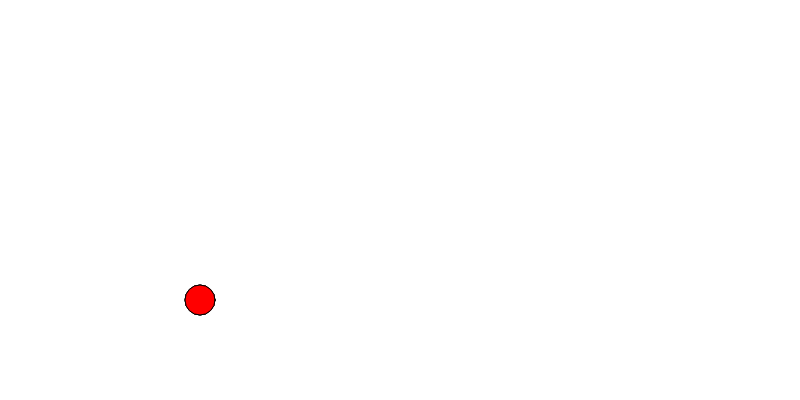
Frame 1 (no input)
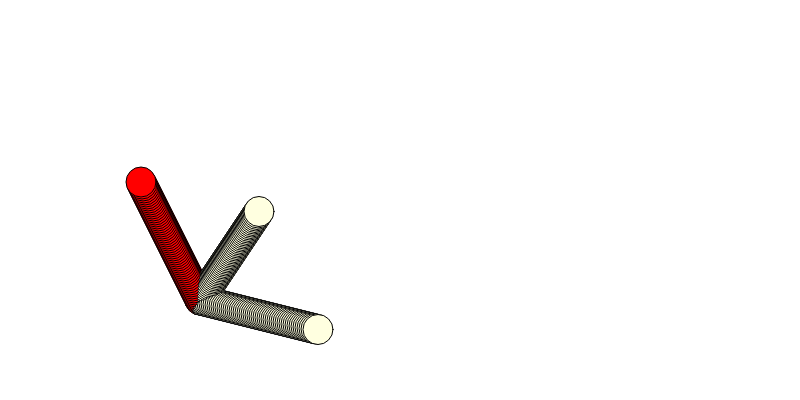
Frame 60 (no input)
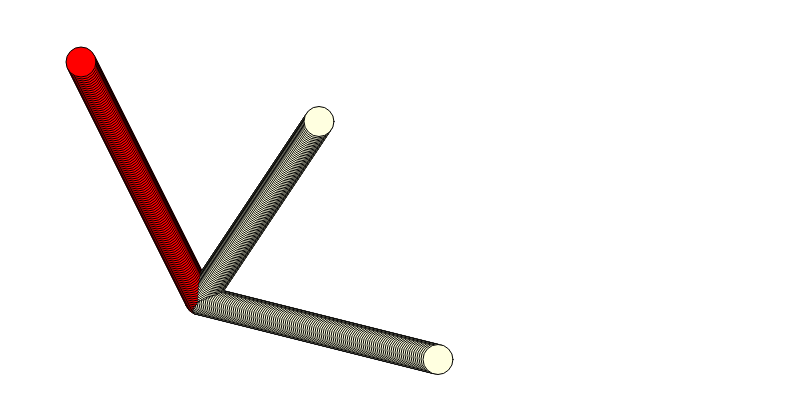
Frame 120 (the mouse pressed at the canvas centre since frame 60)

The p5.js sketch that drew these frames (run headless with seeded random() and noise() and a simulated clock; from frame 60 on, the mouse is pressed at the canvas centre):

// p5.js sketch
// ── sketch.js
//========Start ベクトル版=====
//３つの円の位置ベクトル
let pos1, pos2, pos3;
//３つの円の速度ベクトル
let vel1, vel2, vel3;
let radius;

function setup() {
    createCanvas(800, 400);
    pos1 = createVector(200, 300);
    pos2 = createVector(200, 300);
    pos3 = createVector(200, 300);

    vel1 = createVector(1, -1.5);
    vel2 = createVector(2, 0.5);
    //2つのベクトルを受け取って和のベクトルを返す関数
    vel3 = p5.Vector.sub(vel1, vel2);
    radius = 30;
}

function draw() {
    // background(176, 224, 230);
    fill(255, 255, 224);
    stroke(0);
    ellipse(pos1.x, pos1.y, radius, radius);

    fill(255, 255, 224);
    stroke(0);
    ellipse(pos2.x, pos2.y, radius, radius);

    fill(255, 0, 0);
    stroke(0);
    ellipse(pos3.x, pos3.y, radius, radius);
    update();
}

function update() {
    pos1.add(vel1);
    pos2.add(vel2);
    pos3.add(vel3);
}


//========End ベクトル版===== 
